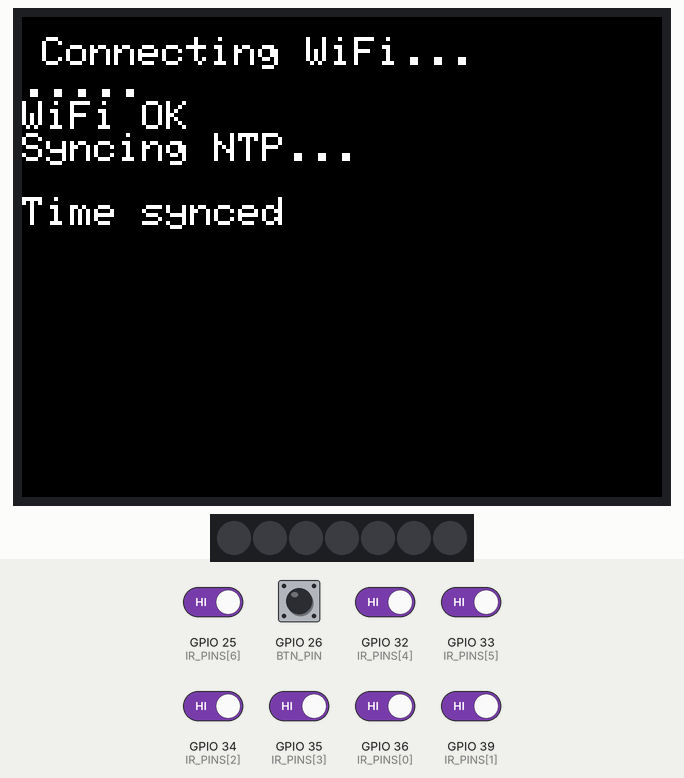
Recording of a sketch running on a simulated ESP32. Shown: 320×240 colour display, 7 RGB LEDs in strip order, left to right. The inputs (shaded band) are chosen by the test bench; at power-on: GPIO 25 (IR_PINS[6]), GPIO 26 (BTN_PIN), GPIO 32 (IR_PINS[4]), GPIO 33 (IR_PINS[5]), GPIO 34 (IR_PINS[2]), GPIO 35 (IR_PINS[3]), GPIO 36 (IR_PINS[0]), GPIO 39 (IR_PINS[1]) HIGH. Dim RGB values are drawn brighter than linear; WiFi joins after 1.5 s; servers stay silent unless stated; the local clock reads 2024-03-15 10:24:30 at power-on unless the sketch sets it; web services answer with replies made up by the test bench.

Above: at 1.8 s.
At 3.7 s:
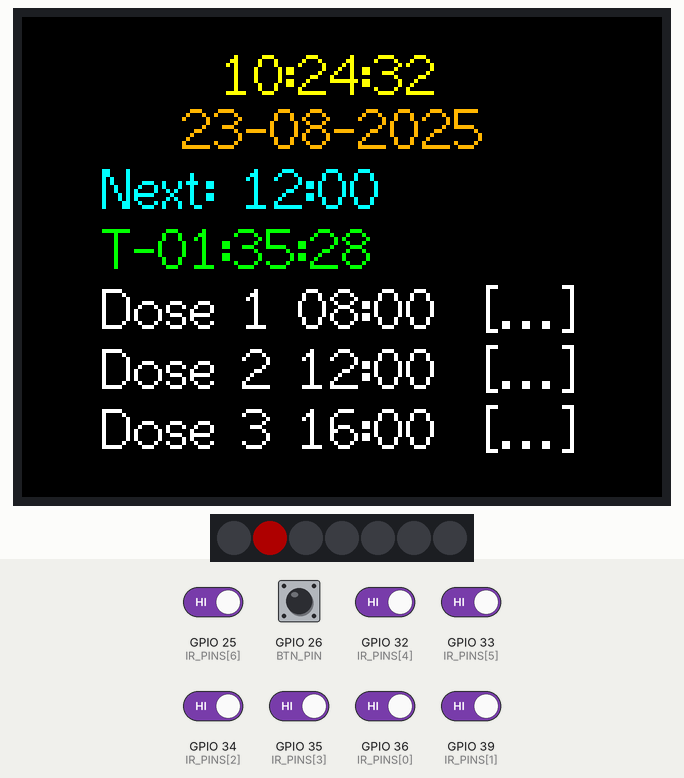
3.8 s: GPIO 26 (BTN_PIN) pulled LOW for 1 s
At 6.0 s:
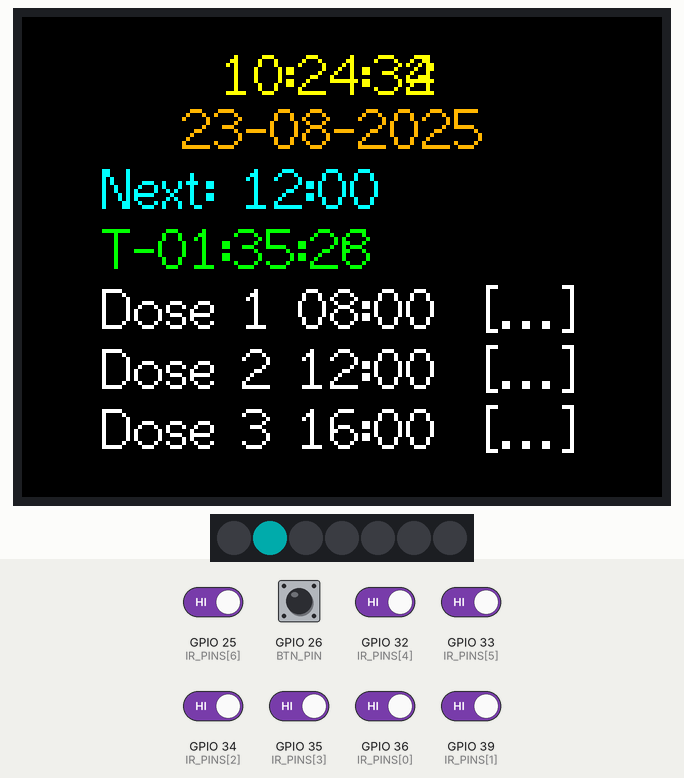
At 12.0 s:
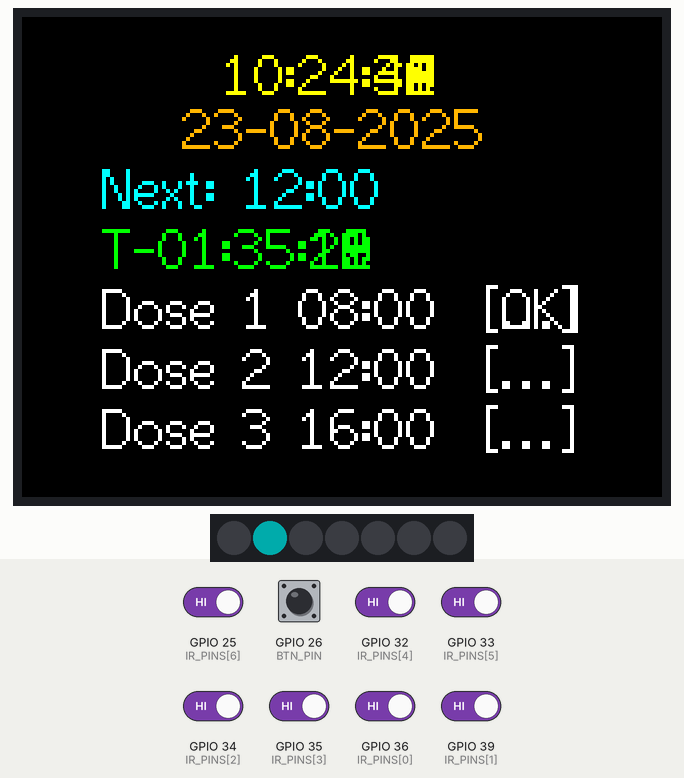
Timing chart, 0 to 13.5 s (numbered marks = the images above; inputs shaded):
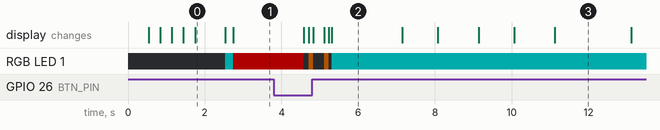

The sketch:

smart_pillbox.ino
```cpp
#include <WiFi.h>
#include <WiFiClientSecure.h>
#include <HTTPClient.h>
#include <time.h>
#include <TFT_eSPI.h>
#include <Adafruit_NeoPixel.h>
#include <driver/ledc.h>
#include "secrets.h"


/* ----------- Hardware configuration ----------- */
#define PIN_NEOPIXEL 19
#define NUM_BINS     7

// HW-488: usually outputs LOW when there is an object -> active-low
#define IR_ACTIVE_LOW   1
const int IR_PINS[NUM_BINS] = {36, 39, 34, 35, 32, 33, 25};  // 34..39 just Input (OK)

// Buzzer (LEDC - ESP-IDF)
#define PIN_BUZZER   17                // 17
#define LEDC_CH      0                 // channels 0..7 (low speed)
#define LEDC_FREQ    2000              // Hz (2000)
#define LEDC_RES     10                // number of bits (8..15)
#define LEDC_MODE    LEDC_LOW_SPEED_MODE
#define LEDC_TIMER   LEDC_TIMER_0

// One button (for first 2 doses)
const uint8_t BTN_PIN        = 26;
const bool    BTN_PULLUP     = true;
const uint16_t DEBOUNCE_MS   = 30;
const uint16_t LONGPRESS_MS  = 800;

/* ----------- Time configuration ----------- */
const long  GMT_OFFSET_SEC      = 7 * 3600;   // VN GMT+7
const int   DAYLIGHT_OFFSET_SEC = 0;
const char* NTP_SERVER          = "time.google.com";

/* ----------- Used colors (GRB) ----------- */
Adafruit_NeoPixel pixels(NUM_BINS, PIN_NEOPIXEL, NEO_GRB + NEO_KHZ800);
uint32_t C(uint8_t r,uint8_t g,uint8_t b){ return pixels.Color(r,g,b); }
const uint32_t COL_IDLE = Adafruit_NeoPixel::Color(0,200,200);  // cyan: today's compartment
const uint32_t COL_OFF  = Adafruit_NeoPixel::Color(0,0,0);
const uint32_t COL_ALRM = Adafruit_NeoPixel::Color(220,0,0);    // red
const uint32_t COL_OK   = Adafruit_NeoPixel::Color(255,120,0);  // blinking orange when confirming

/* ----------- TFT ----------- */
TFT_eSPI tft;
char  sTime[16], sDate[16], sNext[16], sRemain[16];

/* ----------- Trạng thái ngày/cữ ----------- */
bool doseDone[3] = {false,false,false};     // confirmed?
uint8_t todayIdx = 0;                       // 0..6 (Mon..Sun)
int lastIR[NUM_BINS];                       // save previous reading
bool alarmOn = false;
uint8_t alarmDose = 0;                      // dose being notified
uint32_t alarmSinceMs = 0;

/* ----------- Telegram (optional) ----------- */
#define USE_TELEGRAM 1
#if USE_TELEGRAM
bool ensureWiFi(uint32_t timeoutMs = 15000) {
  if (WiFi.status() == WL_CONNECTED) return true;

  WiFi.mode(WIFI_STA);
  WiFi.begin(WIFI_SSID, WIFI_PASSWORD);
  uint32_t t0 = millis();

  while (WiFi.status() != WL_CONNECTED && millis() - t0 < timeoutMs) {
    delay(300);
  }

  return WiFi.status() == WL_CONNECTED;
}

void disableWiFi() {
  WiFi.disconnect(true);
  WiFi.mode(WIFI_OFF);
}

bool tgSend(const String &msg) {
  if (!ensureWiFi()) return false;

  WiFiClientSecure client;
  client.setInsecure();
  HTTPClient http;

  String url = String("https://api.telegram.org/bot") + BOT_TOKEN + "/sendMessage";
  if (!http.begin(client, url)) {
    disableWiFi(); // turn off Wi-Fi if failed
    return false;
  }

  http.addHeader("Content-Type", "application/x-www-form-urlencoded");
  String body = "chat_id=" + String(CHAT_ID) + "&text=" + msg;
  int code = http.POST(body);
  http.end();

  disableWiFi(); // ✅ Wi-Fi OFF after sending

  return code == 200;
}

#endif

/* ----------- Buzzer helpers ----------- */
void buzzerSetup() {
  ledc_timer_config_t tcfg = {
    .speed_mode       = LEDC_MODE,
    .duty_resolution  = (ledc_timer_bit_t)LEDC_RES,
    .timer_num        = LEDC_TIMER,
    .freq_hz          = LEDC_FREQ,
    .clk_cfg          = LEDC_AUTO_CLK
  };
  ledc_timer_config(&tcfg);

  ledc_channel_config_t ccfg = {
    .gpio_num   = PIN_BUZZER,
    .speed_mode = LEDC_MODE,
    .channel    = (ledc_channel_t)LEDC_CH,
    .intr_type  = LEDC_INTR_DISABLE,
    .timer_sel  = LEDC_TIMER,
    .duty       = 0,
    .hpoint     = 0
  };
  ledc_channel_config(&ccfg);
}

static inline void buzzerOff() {
  ledc_set_duty(LEDC_MODE, (ledc_channel_t)LEDC_CH, 0);
  ledc_update_duty(LEDC_MODE, (ledc_channel_t)LEDC_CH);
}

static inline void buzzerOn50() { // duty ~50%
  ledc_set_duty(LEDC_MODE, (ledc_channel_t)LEDC_CH, 1  << (LEDC_RES - 1));
  ledc_update_duty(LEDC_MODE, (ledc_channel_t)LEDC_CH);
}

/* ----------- Button (debounce + events) ----------- */
bool stablePressed=false, lastReading=false, evtPressed=false, evtReleased=false, evtLong=false;
uint32_t lastChangeMs=0, pressedAtMs=0;
bool rawPressed(){
  int v = digitalRead(BTN_PIN);
  return BTN_PULLUP ? (v==LOW) : (v==HIGH);
}
void updateButton(){
  bool r = rawPressed(); uint32_t now=millis();
  if (r!=lastReading){ lastReading=r; lastChangeMs=now; }
  if ((now-lastChangeMs)>=DEBOUNCE_MS && r!=stablePressed){
    stablePressed=r;
    if (stablePressed){ evtPressed=true; evtLong=false; pressedAtMs=now; }
    else { evtReleased=true; }
  }
  if (stablePressed && !evtLong && (now-pressedAtMs)>=LONGPRESS_MS){ evtLong=true; }
}
bool takePressed(){ bool e=evtPressed; evtPressed=false; return e; }

/* ----------- Time widget ----------- */
// tm_wday: 0=Sun..6=Sat. We change Sunday=0, Monday=6 (reversal), with week starting on Sun
uint8_t dowSun0Reverse(const tm &t) {
  // (0=Sun -> 0, 1=Mon -> 6, 2=Tue -> 5, ..., 6=Sat -> 1)
  return (6 - t.tm_wday) % 7;
}

time_t buildTodayTime(const tm &now, uint8_t h, uint8_t m){
  tm t = now; t.tm_hour=h; t.tm_min=m; t.tm_sec=0;
  return mktime(&t);
}

// Find the next dose yet to be taken
// Returns index 0..2, or 3 if all done
uint8_t nextDoseIndex(const tm &now) {
  time_t now_t = mktime((tm*)&now);
  for (uint8_t i = 0; i < 3; i++) {
    time_t tDose = buildTodayTime(now, DOSES[i].h, DOSES[i].m);
    if (!doseDone[i] && difftime(tDose, now_t) > 0) {
      return i;  // Next dose
    }
  }
  return 3;  // ALl doses taken
}


/* ----------- LED WS2812 ----------- */
void showIdleLEDs(uint8_t today){
  pixels.clear();
  for (int i=0;i<NUM_BINS;i++) pixels.setPixelColor(i, (i==today)?COL_IDLE:COL_OFF);
  pixels.show();
}
void blinkAlarmLED(uint8_t bin, bool on){
  for (int i=0;i<NUM_BINS;i++) pixels.setPixelColor(i, COL_OFF);
  pixels.setPixelColor(bin, on?COL_ALRM:COL_OFF);
  pixels.show();
}
void flashOk(uint8_t bin){
  for (int k=0;k<3;k++){
    pixels.setPixelColor(bin, COL_OK); pixels.show(); delay(120);
    pixels.setPixelColor(bin, COL_OFF); pixels.show(); delay(80);
  }
  showIdleLEDs(bin);
}

/* ----------- TFT UI ----------- */
void drawMain(const tm &now){
  // time
  strftime(sTime,sizeof(sTime),"%H:%M:%S",&now);
  strftime(sDate,sizeof(sDate),"23-08-2025",&now);

  tft.setTextColor(TFT_YELLOW, TFT_BLACK); tft.setTextSize(2);
  tft.drawString(sTime, 100, 13, 2);
  tft.setTextColor(TFT_ORANGE, TFT_BLACK);  tft.setTextSize(2);
  tft.drawString(sDate, 80, 40, 2);

  // next dose + countdown
  uint8_t nd = nextDoseIndex(now);
  time_t tNow = time(nullptr);

  if (nd < 3) {
    time_t tDose = buildTodayTime(now, DOSES[nd].h, DOSES[nd].m);
    int32_t remain = (int32_t)tDose - (int32_t)tNow;
    if (remain < 0) remain = 0;

    snprintf(sNext, sizeof(sNext), "Next: %02u:%02u", DOSES[nd].h, DOSES[nd].m);
    int hh = remain / 3600;
    int mm = (remain % 3600) / 60;
    int ss = remain % 60;
    snprintf(sRemain, sizeof(sRemain), "T-%02d:%02d:%02d", hh, mm, ss);
  }
  else {
    strcpy(sNext, "All doses done");
    strcpy(sRemain, "");
  }

  tft.setTextColor(TFT_CYAN, TFT_BLACK);  tft.drawString(sNext,   40, 70, 2);
  tft.setTextColor(TFT_GREEN, TFT_BLACK); tft.drawString(sRemain, 40, 100, 2);

  // 3 dose state
  tft.setTextColor(TFT_WHITE, TFT_BLACK);
  for (int i=0;i<3;i++){
    char line[32];
    snprintf(line,sizeof(line),"Dose %d %02u:%02u  [%s]", i+1, DOSES[i].h, DOSES[i].m, doseDone[i]?"OK":"...");
    tft.drawString(line, 40, 130+i*30, 2);
  }
}

/* ----------- Config ----------- */
void connectWiFi(){
  tft.setCursor(10,10); tft.setTextSize(2); tft.setTextColor(TFT_WHITE, TFT_BLACK);
  tft.println("Connecting WiFi...");
  WiFi.mode(WIFI_STA);
  WiFi.begin(WIFI_SSID, WIFI_PASSWORD);
  while (WiFi.status()!=WL_CONNECTED){ delay(300); tft.print("."); }
  tft.println("\nWiFi OK");
}
void syncTime(){
  tft.println("Syncing NTP...");
  configTime(GMT_OFFSET_SEC, DAYLIGHT_OFFSET_SEC, NTP_SERVER);
  for (int i=0;i<30;i++){
    time_t now=time(nullptr);
    if (now>1700000000) break;
    delay(500); tft.print(".");
  }
  tft.println("\nTime synced");
}

/* ----------- Setup ----------- */
void setup(){
  Serial.begin(115200);
  // TFT
  tft.init(); tft.setRotation(3); tft.fillScreen(TFT_BLACK);

  // WiFi + NTP
  connectWiFi(); syncTime(); delay(700); tft.fillScreen(TFT_BLACK);

  // WS2812
  pixels.begin(); pixels.clear(); pixels.setBrightness(60); pixels.show();

  // IR pins
  for (int i=0;i<NUM_BINS;i++){ pinMode(IR_PINS[i], INPUT); lastIR[i]=digitalRead(IR_PINS[i]); }

  // Buzzer
  buzzerSetup();
  buzzerOff();

  // Button
  if (BTN_PULLUP) pinMode(BTN_PIN, INPUT_PULLUP); else pinMode(BTN_PIN, INPUT);
  stablePressed=lastReading=rawPressed();

  // Calculate todayIdx & initial LED idle
  time_t nowt=time(nullptr); tm now; localtime_r(&nowt,&now);
  todayIdx = dowSun0Reverse(now);
  showIdleLEDs(todayIdx);
}

/* ----------- Alarm & Acknowledgement Logic ----------- */
void maybeStartAlarm(const tm &now){
  if (alarmOn) return;
  for (uint8_t i=0;i<3;i++){
    if (doseDone[i]) continue;
    time_t tDose = buildTodayTime(now, DOSES[i].h, DOSES[i].m);
    if (mktime((tm*)&now) >= tDose){
      alarmOn = true; alarmDose = i; alarmSinceMs = millis();
#if USE_TELEGRAM
      tgSend(String("It is time for dose #")+String(i+1));
#endif
      break;
    }
  }
}

void processAlarm(uint8_t today){
  // LED flashing + intermittent beeping
  bool ledOn = ((millis()/400)%2)==0;
  blinkAlarmLED(today, ledOn);
  if ((millis()/800)%2==0) buzzerOn50(); else buzzerOff();

  // Confirm:
  // - Timer 1,2: press button
  // - Timer 3: simply take medicine out
  updateButton();
  bool confirmed = false;
  if (alarmDose < 2){
    if (takePressed()) confirmed = true;
  }else{
    int nowIR = digitalRead(IR_PINS[today]);
    if (IR_ACTIVE_LOW) { // invert
      if (nowIR != lastIR[today]) confirmed = true;
    }else{
      if (nowIR != lastIR[today]) confirmed = true;
    }
    lastIR[today] = nowIR;
  }

  if (confirmed){
    buzzerOff();
    doseDone[alarmDose] = true;
    flashOk(today);
    alarmOn = false;

#if USE_TELEGRAM
    tgSend(String("Dose #")+String(alarmDose+1)+" confirmed ✅");
#endif
  }else{
    // If late for more than LATE_GRACE_MIN minutes -> send warning (1 time)
#if USE_TELEGRAM
    static bool lateNoticeSent=false;
    if (!lateNoticeSent && (millis()-alarmSinceMs) > LATE_GRACE_MIN*60UL*1000UL){
      lateNoticeSent=true;
      tgSend(String("Dose #")+String(alarmDose+1)+" late ❗");
    }
#endif
  }
}

/* ----------- Loop ----------- */
void loop(){
  // Updates time
  time_t nowt = time(nullptr); tm now; localtime_r(&nowt,&now);

  // Change date at midnight -> reset status
  static int lastY=0,lastM=0,lastD=0;
  if (now.tm_year!=lastY || now.tm_mon!=lastM || now.tm_mday!=lastD){
    lastY=now.tm_year; lastM=now.tm_mon; lastD=now.tm_mday;
    for (auto &x: doseDone) x=false;
    todayIdx = dowSun0Reverse(now);
    showIdleLEDs(todayIdx);
  }

  // If not reported -> consider start alarm conditions
  maybeStartAlarm(now);

  // Draw UI
  drawMain(now);

  // If alarm is on: run effect + check confirmation
  if (alarmOn) processAlarm(todayIdx);
  else {
    // idle: make sure today drawer LED is on cyan (not flashing)
    static uint32_t lastLedRefresh=0;
    if (millis()-lastLedRefresh>1500){ lastLedRefresh=millis(); showIdleLEDs(todayIdx); }
    buzzerOff();
  }

  delay(120); // UI refresh rate ~8 Hz
}
```

secrets.h
```cpp
// secrets.h
#pragma once

// Wi-Fi
#define WIFI_SSID     "SSID"      // Enter Wifi SSID here
#define WIFI_PASSWORD "PASSWORD"  // Enter Wifi Password here

// Telegram (optional)
#define BOT_TOKEN  "TOKEN"
#define CHAT_ID    "ID"

/* ----------- Default drinking schedule (can be edited) ----------- */

struct DoseTime { uint8_t h, m; };
const DoseTime DOSES[3] = {
  {8, 00},   // 8:00
  {12, 00},  // 12:00
  {16, 00}   // 16:00
};

// Grace period after dose time comes, after this a Telegram SMS will be sent
const uint32_t LATE_GRACE_MIN = 0;
```

Measured:
- what the display in image 0 shows lasts 0.7 s, from 1.8 s to 2.5 s
- what the display in image 2 shows lasts 1.8 s, from 5.3 s to 7.1 s
